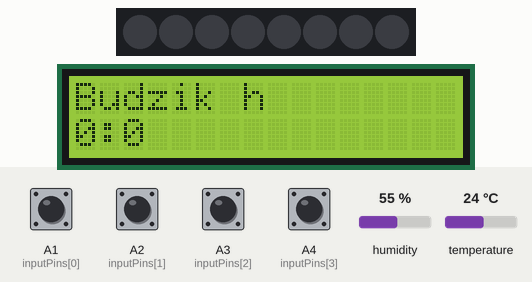
The sketch below on a simulated Arduino Uno, built with avr-gcc and run on an emulated ATmega328P. On the bench: 8 RGB LEDs in strip order, left to right, 16×2 character LCD. Inputs (shaded band) come from the test bench; at power-on: A1 (inputPins[0]), A2 (inputPins[1]), A3 (inputPins[2]), A4 (inputPins[3]) HIGH, humidity 55 %, temperature 24 °C. The strip is taken to match the declared colour order; the local clock reads 2024-03-15 10:24:30 at power-on unless the sketch sets it.

Above: at 1.2 s.
1.3 s: A1 (inputPins[0]) pulled LOW for 0.15 s
At 2.2 s:
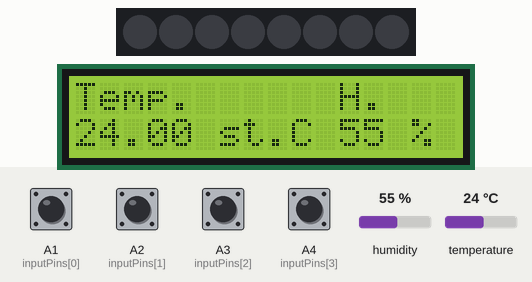
3.0 s: A1 (inputPins[0]) pulled LOW for 1 s
At 4.7 s:
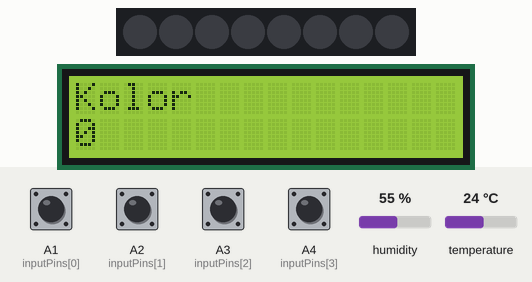
5.5 s: A1 (inputPins[0]) pulled LOW for 0.15 s
At 6.7 s:
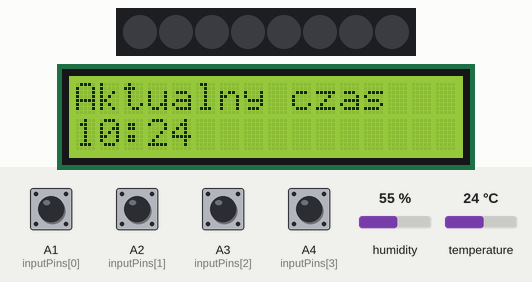
7.2 s: A3 (inputPins[2]) pulled LOW for 0.15 s
At 8.6 s:
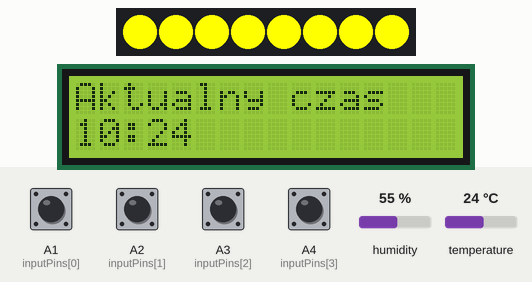
8.9 s: A2 (inputPins[1]) pulled LOW for 0.15 s
At 9.7 s:
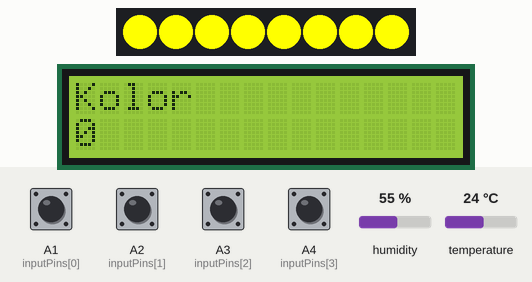
10.6 s: A3 (inputPins[2]) pulled LOW for 1 s
At 13.1 s:
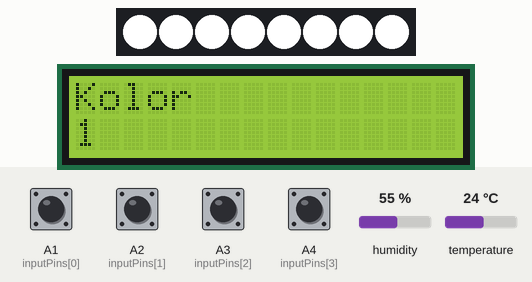
Timing chart, 0 to 14.2 s (numbered marks = the images above; inputs shaded):
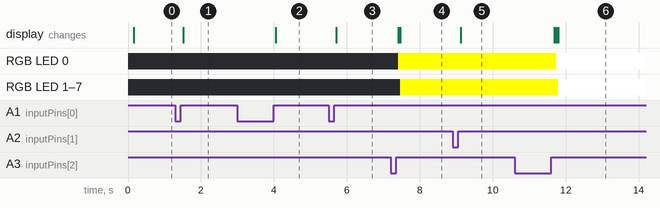

The sketch:

lampa_wielofunkcyjna.ino
```cpp
#include <ThreeWire.h>  // time
#include <RtcDS1302.h>  //time
#include "pitches.h"  // alarm
#include "DHT.h"    //temp and h
#include <LiquidCrystal.h>  // LCD
#include <Adafruit_NeoPixel.h>    // Light -> standardowa formula we wszystkich projektach


#define countof(a) (sizeof(a) / sizeof(a[0])) // time

#define DHTPIN A5 //pin for DHT
#define DHTTYPE DHT11 //type of gauge

#ifdef __AVR__
#include <avr/power.h> // Required for 16 MHz Adafruit Trinket
#endif
#define LED_PIN    6   //podĹ‚Ä…czenie do 6 pinu
#define LED_COUNT 8    //lamp id made of 8 leds

ThreeWire myWire(SDA, SCL, A0); // IO, SCLK, CE; pins for RTC
RtcDS1302<ThreeWire> Rtc(myWire);

//LCD
const int rs = 12, en = 11, d4 = 5, d5 = 4, d6 = 3, d7 = 2;
LiquidCrystal lcd(rs, en, d4, d5, d6, d7);

// alarm clock
const int buttonPin = 9;  //button for turn off alarm
int buttonState = 0;
int a,b;          //parameters for alarm

//Input & Button Logic
const int numOfInputs = 5;
const int inputPins[numOfInputs] = {A1,A2,A3,A4};
int inputState[numOfInputs];
int lastInputState[numOfInputs] = { LOW,LOW,LOW,LOW };
bool inputFlags[numOfInputs] = { LOW,LOW,LOW,LOW };
long lastDebounceTime[numOfInputs] = { 0,0,0,0 };
long debounceDelay = 50;

//LCD Menu Logic
const int numOfScreens = 6; //max 10
int currentScreen = 0;
int parameters[numOfScreens];

// String screens[numOfScreens][2] = { {"Budzik h"," "}, {"Budzik min", " "}, {"Alarm ON-OFF"," "}, {"Aktualny czas"," "}, {"Kolor", " "}, {"Temp.      H."," "} };
String screens[numOfScreens] = {"Budzik h", "Budzik min", "Alarm ON-OFF", "Aktualny czas", "Kolor", "Temp.      H."};

int p = 0;  // Alias for parameters[] used in function parameterChange()
char datestring[10];  //for showing time on LCD screen

//Extreme parameters values
int minimum = 0;
int hhmax = 24;
int mmmax = 60;
int musicmax = 3;
int alarmon = 1;

//temp
float t;  //variable for temperature
int h;    //variable for humidity
DHT dht(DHTPIN, DHTTYPE);

//light:
int i;      //parameter for increasing the light intensity
int swiatlo;  //for switch type of light
bool flag = true; //use to activate the alarm
unsigned long budmilis = 0;
Adafruit_NeoPixel strip(LED_COUNT, LED_PIN, NEO_RGB + NEO_KHZ800);

// notes in the melody:
int melody[] = {NOTE_C4, NOTE_G3, NOTE_G3, NOTE_A3, NOTE_G3, 0, NOTE_B3, NOTE_C4};
int noteDurations[] = {4, 8, 8, 4, 4, 4, 4, 4};


void setup()
{
  for (int i = 0; i < numOfInputs; i++)
  {
    pinMode(inputPins[i], INPUT_PULLUP);  // Buttons for screens and parameters
  }
  pinMode(buttonPin, INPUT);  // Button for alarm clock

  strip.begin(); // Initialize NeoPixel strip object (REQUIRED)
  strip.show(); // Initialize all pixels to 'off'

  Serial.begin(9600);
  lcd.begin(16, 2); //lcd on
  dht.begin();  //gauge on
  Rtc.Begin();    //time on
  RtcDateTime compiled = RtcDateTime(__DATE__, __TIME__); //compile time
}


void loop()
{
  RtcDateTime now = Rtc.GetDateTime();  //what time is now


  snprintf_P(datestring,  //data for showing on screen
    countof(datestring),
    PSTR("%02u:%02u"),
    now.Hour(),
    now.Minute());

  if(parameters[1]<10)    //lamp turns on 10 minutes before alarm when minutes of alarm are smaller than 10 (0-9)
  {
      a=now.Hour()+1;
      if(a=24)a=0;      //when someone set alarm between 0:00-0:09
      b=now.Minute()-50;
  }
  else            //lamp turns on 10 minutes before alarm when minutes of alarm are bigger than 9 (9-59)
  {
    a=now.Hour();
      b=now.Minute()+10;
  }

  if (screens[currentScreen] == screens[3])     //showing time on LCD screen
  {
    lcd.setCursor(0, 1); lcd.print(datestring);
  }

  if ((parameters[0] == a) && (parameters[1] == b) && (parameters[2] == 1)) //alarm on; when parameters[2] == 0 alarm doesn't work
  {
    if (flag)
    {
      for (i = 1; i < 256; i++)
      {
        colorWipe(strip.Color(i, i, i), 294); //increase intensity of light
      }
      i = 0;                    //intensity 100%
      do                      //moment of turning on alarm; endless loop
      {
        buttonState = digitalRead(buttonPin);
        if (buttonState == HIGH) { i++; }   //when button press, alarm off
        else { Music(); }           //alarm on
      } while (i < 1);

      flag = false;

    }
    colorWipe(strip.Color(0, 0, 0), 0);       //turn off lamp
    flag=true;                    //the ability to reset the alarm clock
  }                         //alarm ends


  h = dht.readHumidity();               //read temperature
  t = dht.readTemperature();              //read humidity

  setInputFlags();                  //all function below
  resolveInputFlags();
  Lamp();
  Kolor();
}


void Lamp()         //ON-50% intensity-OFF
{
  switch (parameters[3])
  {
  case 1:
    colorWipe(strip.Color(255, 255, swiatlo), 50);    //100% intensity
    break;
  case 2:
    colorWipe(strip.Color(127, 127, swiatlo / 2), 50);  //50% intensity
    break;
  case 3:
    colorWipe(strip.Color(0, 0, 0), 50);        //0% intensity
    break;
  default:
    break;
  }
}


void Kolor()        //three types of light in RGB
{
  switch (parameters[4])  //color depends on wchih parametr we choose
  {
  case 1:
    swiatlo = 255;    //color 255, 255, 255 - white
    break;
  case 2:
    swiatlo = 20;   //color 255, 255, 20
    break;
  case 3:
    swiatlo = 0;    //color 255, 255, 0 - yellow
    break;
  default:
    break;
  }
}


void colorWipe(uint32_t color, int wait)
{
  unsigned long czas, zczas;
  czas = millis();
  zczas = millis() - wait;
  int i = 0;

  while (i < strip.numPixels())           //turn on the LEDs one by one in time
  {
    if (millis() - zczas > wait)        //like delay
    {
      strip.setPixelColor(i, color);          //set pixel's color
      strip.show();             //show color
      zczas = czas;
      i++;
    }
  }
}


void setInputFlags()
{
  for (int i = 0; i < numOfInputs; i++)
  {
    int reading = digitalRead(inputPins[i]);
    if (reading != lastInputState[i])
    {
      lastDebounceTime[i] = millis();
    }
    if ((millis() - lastDebounceTime[i]) > debounceDelay)
    {
      if (reading != inputState[i])
      {
        inputState[i] = reading;
        if (inputState[i] == HIGH)
        {
          inputFlags[i] = HIGH;
        }
      }
    }
    lastInputState[i] = reading;
  }
}


void resolveInputFlags()
{
  for (int i = 0; i < numOfInputs; i++)
  {
    if (inputFlags[i] == HIGH)
    {
      inputAction(i);   // Reading buttons
      inputFlags[i] = LOW;
      printScreen();    // Viewing proper screen and parameter
    }
  }
}


void inputAction(int input)
{
    switch(input){
  // Button "left"
  case 0:

    if (currentScreen == 0)  // Screen loop
    {
      currentScreen = numOfScreens - 1;
    }
    else
    {
      currentScreen--;
    }
  break;

  // Button "right"
  case 1:

    if (currentScreen == numOfScreens - 1)  // Screen loop
    {
      currentScreen = 0;
    }
    else
    {
      currentScreen++;
    }
  break;

  // Button "up"
  case 2:
    parameterChange(0);
  break;

  //Button "down"
  case 3:
    parameterChange(1);
  break;

  default:
  break;
  }
}


void parameterChange(int key)
{
  p = parameters[currentScreen]; //alias
  //Button "up"
  if (key == 0)
  {
    if (currentScreen == 0 && p == hhmax - 1) parameters[currentScreen] = 0; // hour loop
    else if (currentScreen == 1 && p == mmmax - 1) parameters[currentScreen] = 0; // minute loop
    else if ((currentScreen == 4 || currentScreen == 3) && p == musicmax) parameters[currentScreen] = 1; // light loop
    else if (currentScreen == 2 && p == alarmon) parameters[currentScreen] = 0; // alarm loop
    else parameters[currentScreen]++;
  }
  //Button "down"
  else if (key == 1)
  {
    if (currentScreen == 0  && p == 0) parameters[currentScreen] = hhmax - 1; // hour loop
    else if (currentScreen == 1 && p == 0) parameters[currentScreen] = mmmax - 1; // minute loop
    else if ((currentScreen == 4 || currentScreen == 3) && p == 1) parameters[currentScreen] = musicmax; // light loop
    else if (currentScreen == 2 && p == 1)parameters[currentScreen] = alarmon; //alarm loop
    else parameters[currentScreen]--;
  }
}


void printScreen()      //what information is shown
{
  switch(currentScreen){

  case 0: // Screen with modified hour of alarm clock

    lcd.clear();
    lcd.print(screens[currentScreen]); // Viewing screen name
    lcd.setCursor(0, 1);
    lcd.print(parameters[currentScreen]); // Viewing hour
    lcd.print(":");
    lcd.print(parameters[currentScreen + 1]); // Viewing minute
    break;

  case 1: // Screen with modified minute of alarm clock

    lcd.clear();
    lcd.print(screens[currentScreen]); // Viewing screen name
    lcd.setCursor(0, 1);
    lcd.print(parameters[currentScreen - 1]); // Viewing hour
    lcd.print(":");
    lcd.print(parameters[currentScreen]); // Viewing minute
    break;

  case 5: // Screen with temperature and humilildity

    lcd.clear();
    lcd.print(screens[currentScreen]); // Viewing screen name
    lcd.setCursor(0, 1);
    lcd.print(t);     // Viewing temperature
    lcd.print(" st.C ");
    lcd.print(h);     // Viewing humilildity
    lcd.print(" %");
    break;

  default: // Viewing other screens

    lcd.clear();
    lcd.print(screens[currentScreen]);
    lcd.setCursor(0, 1);
    lcd.print(parameters[currentScreen]);
    break;
  }
}


void Music()    //alarm; from example Digital: toneMelody
{
  for (int thisNote = 0; thisNote < 8; thisNote++)
  {

    int noteDuration = 1000 / noteDurations[thisNote];
    tone(8, melody[thisNote], noteDuration);

    int pauseBetweenNotes = noteDuration * 1.30;
    delay(pauseBetweenNotes);
    // stop the tone playing:
    noTone(8);
  }
}
```

pitches.h
```cpp
#define NOTE_B0  31
#define NOTE_C1  33
#define NOTE_CS1 35
#define NOTE_D1  37
#define NOTE_DS1 39
#define NOTE_E1  41
#define NOTE_F1  44
#define NOTE_FS1 46
#define NOTE_G1  49
#define NOTE_GS1 52
#define NOTE_A1  55
#define NOTE_AS1 58
#define NOTE_B1  62
#define NOTE_C2  65
#define NOTE_CS2 69
#define NOTE_D2  73
#define NOTE_DS2 78
#define NOTE_E2  82
#define NOTE_F2  87
#define NOTE_FS2 93
#define NOTE_G2  98
#define NOTE_GS2 104
#define NOTE_A2  110
#define NOTE_AS2 117
#define NOTE_B2  123
#define NOTE_C3  131
#define NOTE_CS3 139
#define NOTE_D3  147
#define NOTE_DS3 156
#define NOTE_E3  165
#define NOTE_F3  175
#define NOTE_FS3 185
#define NOTE_G3  196
#define NOTE_GS3 208
#define NOTE_A3  220
#define NOTE_AS3 233
#define NOTE_B3  247
#define NOTE_C4  262
#define NOTE_CS4 277
#define NOTE_D4  294
#define NOTE_DS4 311
#define NOTE_E4  330
#define NOTE_F4  349
#define NOTE_FS4 370
#define NOTE_G4  392
#define NOTE_GS4 415
#define NOTE_A4  440
#define NOTE_AS4 466
#define NOTE_B4  494
#define NOTE_C5  523
#define NOTE_CS5 554
#define NOTE_D5  587
#define NOTE_DS5 622
#define NOTE_E5  659
#define NOTE_F5  698
#define NOTE_FS5 740
#define NOTE_G5  784
#define NOTE_GS5 831
#define NOTE_A5  880
#define NOTE_AS5 932
#define NOTE_B5  988
#define NOTE_C6  1047
#define NOTE_CS6 1109
#define NOTE_D6  1175
#define NOTE_DS6 1245
#define NOTE_E6  1319
#define NOTE_F6  1397
#define NOTE_FS6 1480
#define NOTE_G6  1568
#define NOTE_GS6 1661
#define NOTE_A6  1760
#define NOTE_AS6 1865
#define NOTE_B6  1976
#define NOTE_C7  2093
#define NOTE_CS7 2217
#define NOTE_D7  2349
#define NOTE_DS7 2489
#define NOTE_E7  2637
#define NOTE_F7  2794
#define NOTE_FS7 2960
#define NOTE_G7  3136
#define NOTE_GS7 3322
#define NOTE_A7  3520
#define NOTE_AS7 3729
#define NOTE_B7  3951
#define NOTE_C8  4186
#define NOTE_CS8 4435
#define NOTE_D8  4699
#define NOTE_DS8 4978
```

Measured:
- after the input at 1.3 s, the display: changes after 0.21 s (image 1)
- after the input at 3.0 s, the display: changes after 1.1 s (image 2)
- after the input at 5.5 s, the display: first changes after 0.21 s (image 3 shows a later state)
- after the input at 7.2 s, RGB LED 0: off → RGB(255, 255, 0) after 0.21 s; RGB LED 1–7: off → RGB(255, 255, 0) after 0.26 s; the display: first changes after 0.21 s (image 4 shows a later state)
- after the input at 8.9 s, the display: changes after 0.22 s (image 5)
- after the input at 10.6 s, RGB LED 0: RGB(255, 255, 0) → RGB(255, 255, 255) after 1.1 s; RGB LED 1–7: RGB(255, 255, 0) → RGB(255, 255, 255) after 1.2 s; the display: first changes after 1.1 s (image 6 shows a later state)
